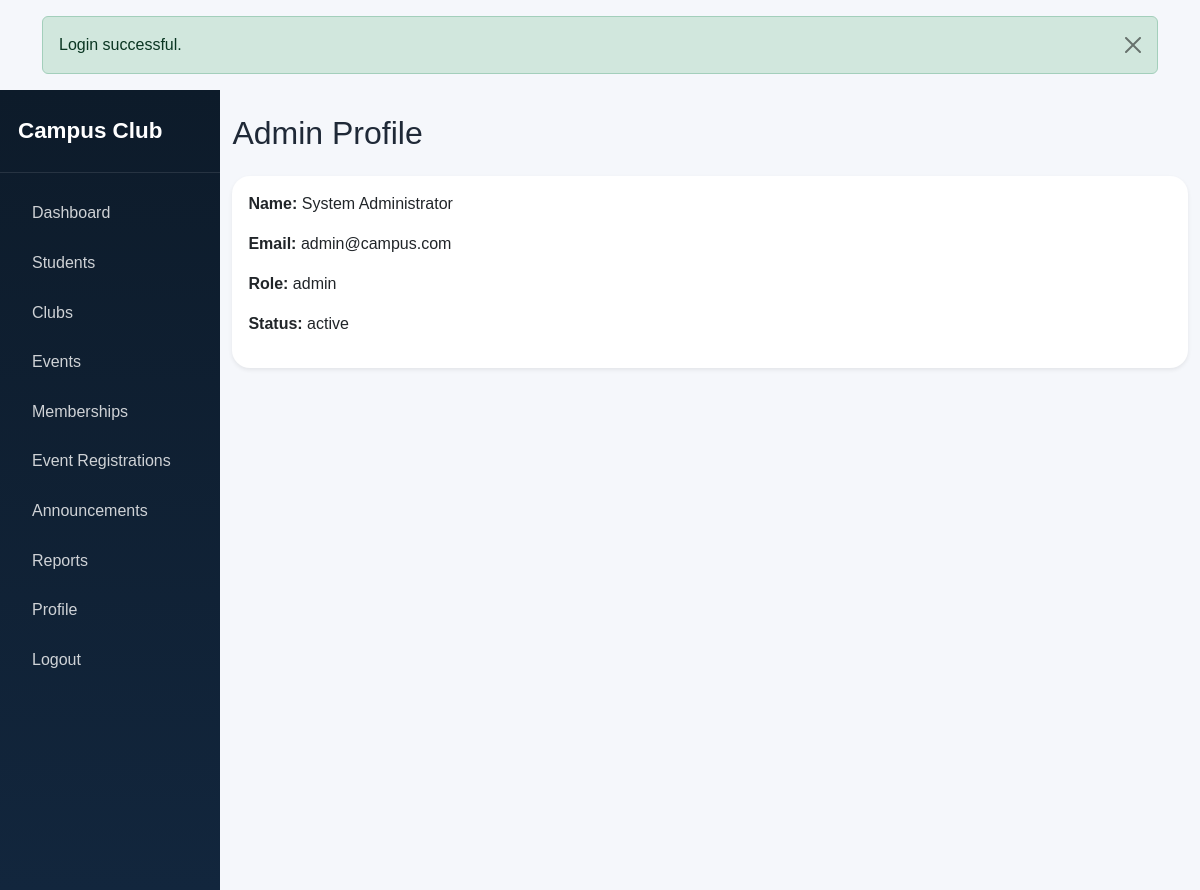
Screenshot of /admin/profile.php (signed in) with the database file from the repository.
### tables this page shows
CREATE TABLE `users` (
  `id` INT AUTO_INCREMENT PRIMARY KEY,
  `student_id` VARCHAR(100) NOT NULL UNIQUE,
  `name` VARCHAR(150) NOT NULL,
  `email` VARCHAR(150) NOT NULL UNIQUE,
  `password` VARCHAR(255) NOT NULL,
  `phone` VARCHAR(20) DEFAULT NULL,
  `department` VARCHAR(100) NOT NULL,
  `year` VARCHAR(20) NOT NULL,
  `role` ENUM('admin','student') NOT NULL DEFAULT 'student',
  `status` ENUM('active','inactive') NOT NULL DEFAULT 'active',
  `created_at` TIMESTAMP DEFAULT CURRENT_TIMESTAMP,
  INDEX `idx_user_email` (`email`),
  INDEX `idx_user_student_id` (`student_id`)
);

### config/db.php (called while the page is built)
<?php
$host = '127.0.0.1';
$dbname = 'campus_club';
$dbuser = 'root';
$dbpass = '';
$pdo = null;
try {
    $pdo = new PDO('mysql:host=' . $host . ';dbname=' . $dbname . ';charset=utf8mb4', $dbuser, $dbpass, [
        PDO::ATTR_ERRMODE => PDO::ERRMODE_EXCEPTION,
        PDO::ATTR_DEFAULT_FETCH_MODE => PDO::FETCH_ASSOC,
        PDO::ATTR_EMULATE_PREPARES => false,
    ]);
} catch (PDOException $e) {
    http_response_code(500);
    echo '<h1>Database connection failed.</h1><p>Please import the SQL schema and ensure MySQL is running.</p>';
    exit;
}
function getPDO(): PDO {
    global $pdo;
    return $pdo;
}
?>

### config/auth.php (called while the page is built, shortened)
<?php
require_once __DIR__ . '/db.php';
function e($value): string
{
    return htmlspecialchars((string)$value, ENT_QUOTES, 'UTF-8');
}
function currentUser(): ?array
{
    $stmt = getPDO()->prepare('SELECT * FROM users WHERE id = ?');
    $stmt->execute([$_SESSION['user_id']]);
    return $stmt->fetch() ?: null;
}

### admin/profile.php (the view, shortened to what this page needs)
<?php
require_once __DIR__ . '/../config/auth.php';
include __DIR__ . '/../includes/header.php';
?>
<div class="d-flex">
    <?php include __DIR__ . '/../includes/sidebar.php'; ?>
    <main class="main-content">
        <div class="container py-4">
            <h2 class="mb-4">Admin Profile</h2>
            <div class="card shadow-sm border-0">
                <div class="card-body">
                    <p><strong>Name:</strong> <?= e($user['name']) ?></p>
                    <p><strong>Email:</strong> <?= e($user['email']) ?></p>
                    <p><strong>Role:</strong> <?= e($user['role']) ?></p>
                    <p><strong>Status:</strong> <?= e($user['status']) ?></p>
                </div>
            </div>
        </div>
    </main>
</div>
<?php include __DIR__ . '/../includes/footer.php'; ?>

### assets/css/style.css (style rules this page uses)
.card { border-radius: 18px; }
.main-content { width: 100%; min-height: 100vh; background: #f5f7fb; }

### rows the page displays
users: name "System Administrator", email "admin@campus.com", role "admin", status "active"

### other values shown
$message "Login successful."
